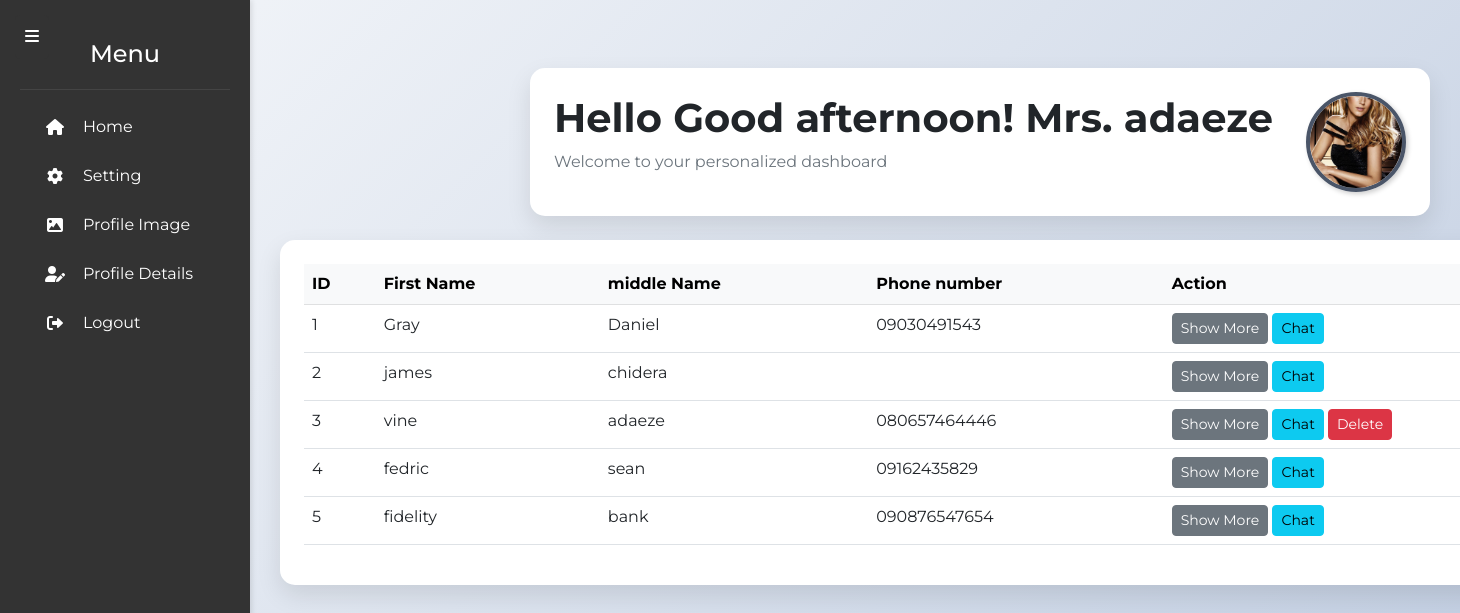
Page /dashboard.php (signed in) on the committed database.
### tables this page shows
CREATE TABLE `client` (
  `id` int(12) NOT NULL,
  `firstname` varchar(255) NOT NULL,
  `middlename` varchar(255) NOT NULL,
  `lastname` varchar(255) NOT NULL,
  `email` varchar(255) NOT NULL,
  `profileImage` varchar(255) DEFAULT NULL,
  `gender` varchar(255) NOT NULL,
  `password` varchar(255) NOT NULL,
  `occupation` varchar(255) DEFAULT NULL,
  `phone` varchar(255) NOT NULL,
  `Undergraduatelevels` varchar(255) DEFAULT NULL,
  `Undergraduatefields` varchar(255) DEFAULT NULL,
  `Graduatelevels` varchar(255) DEFAULT NULL,
  `Graduatefields` varchar(255) DEFAULT NULL,
  `Artisancraft` varchar(255) DEFAULT NULL,
  `tradersgoods` varchar(255) DEFAULT NULL,
  `date` varchar(255) NOT NULL
);

### controller/controller.php (called while the page is built, shortened)
<?php
class Classpro{
 private $localhost ="";
   private $username = "u358572477_imwkot";
   private  $password = ".0gvXy=R7U";
   private $dbname = "u358572477_imwkot";
   private  $user = "client";
public function  dbconnect() {
    $link = mysqli_connect($this->localhost, $this->username, $this->password, $this->dbname);
if (mysqli_select_db($link, $this->dbname)){
        return $link;
    } else {
        print 'Not connected' . mysqli_connect_error();
    }
}
public function sql_query($sql){
    $link = $this->dbconnect();
    $query = mysqli_query($link, $sql);
    if ($query){
        return $query;
    } else {
        print 'Database error'."---". mysqli_error( $link);
    }
}
public function getUserData($value){
    $sql = $this->sql_query(" SELECT * FROM $this->user WHERE `phone` = '" .$_SESSION['logged_in']."'  ");
     $row = mysqli_fetch_assoc($sql);
  return $row[$value];
  }
}
$call = new Classpro;

### dashboard.php (the view, shortened to what this page needs)
<?php
require_once("controller/controller.php");
$call->checkUserLoggedIn();
function htime() {
    $time = date("H:i:s");
    $timeArray = explode(":", $time);
    if ($timeArray[0] < 12) {
        return "morning";
    } elseif ($timeArray[0] < 18) {
        return "afternoon";
    } else {
        return "evening";
    }
}
$greeting = "";
switch (htime()) {
    case "afternoon":
        $greeting = "Good afternoon!";
        break;
}
if($call->getUserData('gender') == 'male') {
    $title = "Mr.";
} elseif ($call->getUserData('gender') == 'female'){
    $title = "Mrs.";
} else {
    $title = "You";
}
$sort = isset($_GET['sort']) ? $_GET['sort'] : 'id';
$order = isset($_GET['order']) ? $_GET['order'] : 'ASC';
$sql = $call->sql_query("SELECT * FROM $user ORDER BY $sort $order");
?>
<!DOCTYPE html>
<html lang="en">
<head>
    <link href="https://cdn.jsdelivr.net/npm/bootstrap@5.2.3/dist/css/bootstrap.min.css" rel="stylesheet">
    <link href="https://cdnjs.cloudflare.com/ajax/libs/font-awesome/6.0.0/css/all.min.css" rel="stylesheet">
</head>
<body>
<button id="sidebarToggle" class="sidebar-toggle">
    <i class="fas fa-bars"></i>
</button>
<aside class="sidebar" id="sidebar">
    <div class="sidebar-header">
        <h4 class="text-white mb-0">Menu</h4>
    </div>
    <nav class="sidebar-nav">
        <a href="dashboard.php" class="nav-link">
            <i class="fas fa-home me-2"></i>
            <span>Home</span>
        </a>
        <a href="setting.php" class="nav-link">
            <i class="fas fa-cog me-2"></i>
            <span>Setting</span>
        </a>
        <a href="proimage.php" class="nav-link">
            <i class="fas fa-image me-2"></i>
            <span>Profile Image</span>
        </a>
        <a href="editprofile.php" class="nav-link">
            <i class="fas fa-user-edit me-2"></i>
            <span>Profile Details</span>
        </a>
        <a href="logout.php" class="nav-link">
            <i class="fas fa-sign-out-alt me-2"></i>
            <span>Logout</span>
        </a>
    </nav>
</aside>
    <div class="main-content container-fluid py-5" id="mainContent">
        <div class="dashboard-card menux p-4 mb-4">
            <div class="d-flex justify-content-between align-items-center">
                <div>
                    <h2 class="display-6 fw-bold text-dark">
                        Hello <?php echo $greeting; ?> <?php echo $title ?> <?php echo $call->getUserData('middlename') ?>
                    </h2>
                    <p class="text-muted">Welcome to your personalized dashboard</p>
                </div>
                <div class="dropdown">
                <img
        src="uploads/<?php $call->getUserData('profileImage') ? print $call->getUserData('profileImage') : print 'userAvater.jpg'; ?>"
        alt="Profile"
        class="profile-image rounded-circle"
        width="100px"
        height="100px"
        data-bs-toggle="dropdown"
    >
                </div>
            </div>
        </div>
        <div class="dashboard-card p-4">
    <div class="table-responsive">
        <table class="table table-hover">
            <thead class="table-light">
                <tr>
                    <th>ID</th>
                    <th>First Name</th>
                    <th>middle Name</th>
                    <th>Phone number</th>
                    <th>Action</th>
                </tr>
            </thead>
            <tbody>
                <?php
                if (mysqli_num_rows($sql) > 0) {
                    $i = 1;
                    while ($row = mysqli_fetch_assoc($sql)) {
                ?>
                    <tr>
                        <td><?php echo $i; ?></td>
                        <td><?php echo htmlspecialchars($row['firstname']); ?></td>
                        <td><?php echo htmlspecialchars($row['middlename']); ?></td>
                        <td><?php echo htmlspecialchars($row['phone']); ?></td>
                        <td>
    <button class="btn btn-secondary btn-sm" data-bs-toggle="modal" data-bs-target="#userModal<?php echo $i; ?>">
        Show More
    </button>
    <a href="chat.php?receiver_id=<?php echo $row['id']; ?>" class="btn btn-info btn-sm">Chat</a>
    <?php if ($row['phone'] === $_SESSION['logged_in']): ?>
        <a href="dashboard.php?delid=<?php echo $row['id']; ?>" class="btn btn-danger btn-sm">Delete</a>
    <?php endif; ?>
</td>
                    </tr>
                <?php
                    $i++;
                    }
                } else {
                    echo "<tr><td colspan='5' class='text-center text-muted'>No users found</td></tr>";
                }
                ?>
            </tbody>
        </table>
    </div>
</div>
</div>
</body>
</html>

### dashboard.php (style rules this page uses)
body { font-family: 'Montserrat', sans-serif; background: linear-gradient(135deg, #f5f7fa 0%, #c3cfe2 100%); }
.sidebar { height: 100vh; position: fixed; top: 0; left: 0; background-color: #333; color: white; width: 250px; padding: 20px; transition: all 0.3s; z-index: 1000; }
.main-content { margin-left: 250px; transition: all 0.3s; }
.sidebar-toggle { position: fixed; top: 15px; left: 15px; z-index: 1100; background: #333; color: white; border: none; padding: 10px; border-radius: 5px; cursor: pointer; transition: background-color 0.3s; }
.dashboard-card { background: white; box-shadow: 0 10px 25px rgba(0,0,0,0.1); border-radius: 15px; padding: 20px; margin: 20px auto; max-width: 1400px; }
.menux { max-width: 900px !important; }
.profile-image { border: 4px solid #4a5568; transition: all 0.3s ease; object-fit: cover; box-shadow: 2px 2px 5px rgba(0, 0, 0, 0.2); }
.sidebar { width: 250px; background-color: #333; color: white; height: 100vh; position: fixed; left: 0; top: 0; transition: transform 0.3s ease; z-index: 1000; box-shadow: 2px 0 5px rgba(0, 0, 0, 0.1); }
.sidebar-header { padding: 20px; border-bottom: 1px solid #444; text-align: center; }
.sidebar-nav { padding: 10px; }
.nav-link { display: flex; align-items: center; color: white; text-decoration: none; padding: 10px 15px; margin: 5px 0; border-radius: 5px; transition: background-color 0.3s, color 0.3s; }
.nav-link i { width: 20px; text-align: center; }
.nav-link span { margin-left: 10px; }

### rows in the picture
client: gender "Mrs.", middlename "adaeze", profileImage (picture), firstname "vine", phone "080657464446"
client: firstname "Gray", middlename "Daniel", phone "09030491543"
client: firstname "james", middlename "chidera"
client: firstname "fedric", middlename "sean", phone "09162435829"
client: firstname "fidelity", middlename "bank", phone "090876547654"

### other values in the picture
$greeting "Good afternoon!"
